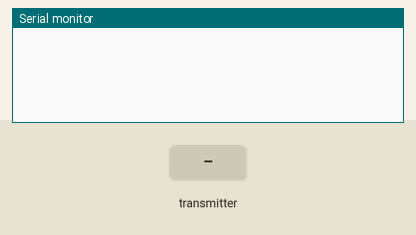
Simulated run of this sketch. Board: ESP32. Shown: the last lines printed to the serial monitor. Inputs (shaded band) come from the test bench.

Above: at 1.2 s.
1.3 s: the transmitter starts sending xValuePack = 0
At 1.66 s:
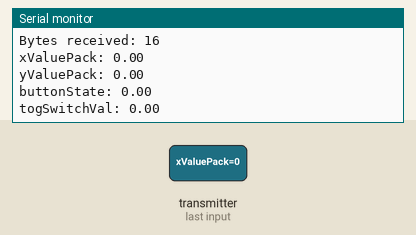
2.8 s: the transmitter starts sending yValuePack = 25
4.3 s: the transmitter starts sending buttonState = 1
5.8 s: the transmitter starts sending togSwitchVal = 25
At 6.16 s:
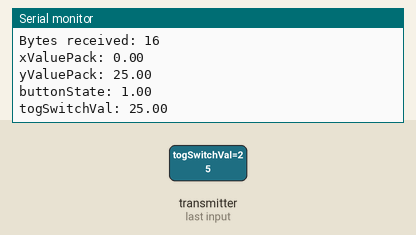
7.3 s: the transmitter starts sending xValuePack = 25
8.8 s: the transmitter starts sending yValuePack = 50
Timing chart, 0 to 11.3 s (numbered marks = the images above; inputs shaded):
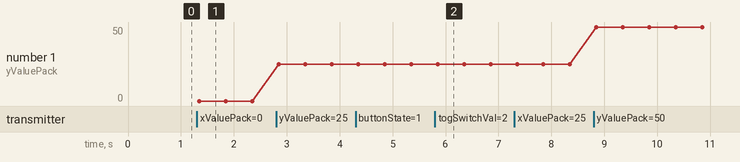

Measured:
- after the input at 1.3 s, the serial monitor: prints a new line after 0.05 s (image 1)
- after the input at 5.8 s, the serial monitor: prints a new line after 0.05 s (image 2)
- plotted number 1: 0 → 25 after the input at 2.8 s, 25 → 50 after the input at 8.8 s

The sketch:

Wifi_Receiver_Mac_Address.ino
```cpp
// (licence header left out)
#include <esp_now.h>
#include <WiFi.h>

//Structure example to receive data
//Must match the sender structure
typedef struct data_pack {
  float xValuePack;
  float yValuePack;
  float buttonState;
  float togSwitchVal;
} data_pack;

data_pack myData;


//callback function that will be executed when data is received
void OnDataRecv(const uint8_t * mac, const uint8_t *incomingData, int len) {
  memcpy(&myData, incomingData, sizeof(myData));
  Serial.print("Bytes received: ");
  Serial.println(len);
  Serial.print("xValuePack: ");
  Serial.println(myData.xValuePack);
  Serial.print("yValuePack: ");
  Serial.println(myData.yValuePack);
  Serial.print("buttonState: ");
  Serial.println(myData.buttonState);
  Serial.print("togSwitchVal: ");
  Serial.println(myData.togSwitchVal);
  Serial.println();
}

void setup() {
  //Initialize Serial Monitor
  Serial.begin(115200);

  //Set device as a Wi-Fi Station
  WiFi.mode(WIFI_STA);

  //Init ESP-NOW
  if (esp_now_init() != ESP_OK) {
    Serial.println("Error initializing ESP-NOW");
    return;
  }

  // Once ESPNow is successfully Init, we will register for recv CB to
  // get recv packer info
  esp_now_register_recv_cb(esp_now_recv_cb_t(OnDataRecv));
}

void loop() {

}
```
